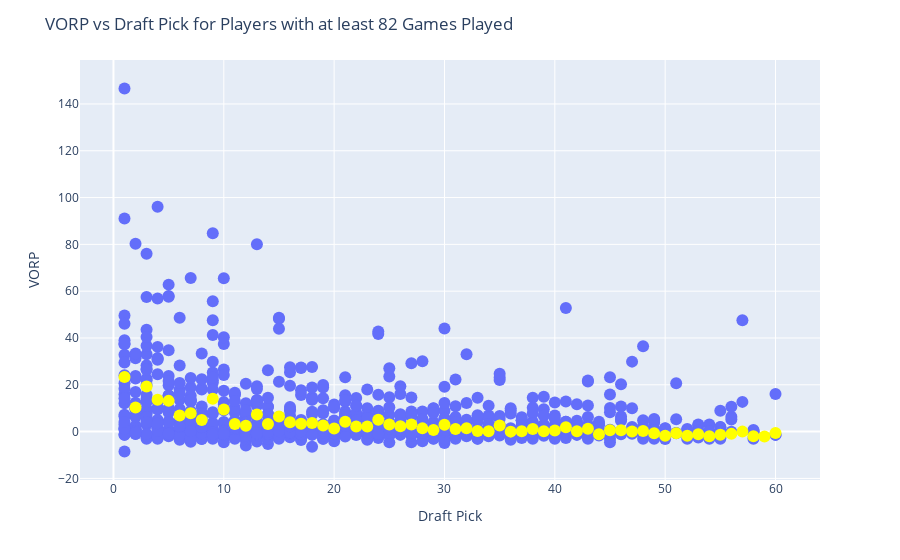

The cell this chart's notebook holds for it:
### Code cell
# create a combobox widget with all 'Player' values
player_widget_total_scatter = widgets.Combobox(
    placeholder='Choose a Player',
    options=df_career_na_filled['Player'].unique().tolist(),
    description='Player:',
    ensure_option=True,
    disabled=False
)

# create a dropdown widget with all relevant stats
stat_dropdown_total_scatter = widgets.Dropdown(
    options=relevant_stats,
    description='Select Stat:',
    disabled=False,
)

# Define the output area to display the scatter plot
output_total_scatter = widgets.Output()

# Function to update the output area based on the selected stat
def on_value_change_total_scatter(change):
    clear_output()
    output_total_scatter.clear_output()
    selected_stat = stat_dropdown_total_scatter.value
    selected_player = player_widget_total_scatter.value

    display(player_widget_total_scatter)
    display(stat_dropdown_total_scatter)
    with output_total_scatter:
        fig = px.scatter(filtered_df, x='Pk', y=selected_stat, hover_name='Player',
                         hover_data={'Pk': True, selected_stat: True, 'Player': False, f'{selected_stat}_diff': True, f'{selected_stat}_rank': True})
        
        # add a yellow dot for each average in the df_avg dataframe
        fig.add_trace(px.scatter(df_avg, x='Pk', y=selected_stat, hover_name='Pk',
                                 hover_data={'Pk': True, selected_stat: True}, 
                                 color_discrete_sequence=['yellow']).data[0])
        
        if selected_player in filtered_df['Player'].values:
            highlighted_player = filtered_df[filtered_df['Player'] == selected_player]
            fig.add_trace(px.scatter(highlighted_player, x='Pk', y=selected_stat, hover_name='Player',
                                    hover_data={'Pk': True, selected_stat: True, 'Player': False, f'{selected_stat}_diff': True, f'{selected_stat}_rank': True},
                                    color_discrete_sequence=['red']).data[0])
        fig.update_traces(marker=dict(size=12), showlegend=False)
        fig.update_layout(title=f'{selected_stat} vs Draft Pick for Players with at least {min_games} Games Played',
                          xaxis_title='Draft Pick', yaxis_title=selected_stat)
        fig.show()
    
# Observe changes in the value of the dropdown and call the function
stat_dropdown_total_scatter.observe(on_value_change_total_scatter, names='value')
player_widget_total_scatter.observe(on_value_change_total_scatter, names='value')

# Display the dropdown and the output area
display(player_widget_total_scatter)
display(stat_dropdown_total_scatter)
display(output_total_scatter)

### Figure 1 — Plotly figure (JSON) as saved in the notebook; plotly's stock layout.template omitted (floating-point values rounded to 4 significant figures; data arrays with more than 128 entries replaced by an {"elided": "..."} marker saying what was removed)
{"data": [{"customdata": {"elided": "998x3 mixed values"}, "hovertemplate": "<b>%{hovertext}</b><br><br>Pk=%{x}<br>VORP=%{y}<br>VORP_diff=%{customdata[1]}<br>VORP_rank=%{customdata[2]}<extra></extra>", "hovertext": {"elided": "998 str values"}, "legendgroup": "", "marker": {"color": "#636efa", "size": 12, "symbol": "circle"}, "mode": "markers", "name": "", "orientation": "v", "showlegend": false, "type": "scatter", "x": {"elided": "998 int values"}, "xaxis": "x", "y": {"elided": "998 float values"}, "yaxis": "y"}, {"hovertemplate": "<b>%{hovertext}</b><br><br>Pk=%{x}<br>VORP=%{y}<extra></extra>", "hovertext": [1, 2, 3, 4, 5, 6, 7, 8, 9, 10, 11, 12, 13, 14, 15, 16, 17, 18, 19, 20, 21, 22, 23, 24, 25, 26, 27, 28, 29, 30, 31, 32, 33, 34, 35, 36, 37, 38, 39, 40, 41, 42, 43, 44, 45, 46, 47, 48, 49, 50, 51, 52, 53, 54, 55, 56, 57, 58, 59, 60], "legendgroup": "", "marker": {"color": "yellow", "size": 12, "symbol": "circle"}, "mode": "markers", "name": "", "orientation": "v", "showlegend": false, "type": "scatter", "x": [1, 2, 3, 4, 5, 6, 7, 8, 9, 10, 11, 12, 13, 14, 15, 16, 17, 18, 19, 20, 21, 22, 23, 24, 25, 26, 27, 28, 29, 30, 31, 32, 33, 34, 35, 36, 37, 38, 39, 40, 41, 42, 43, 44, 45, 46, 47, 48, 49, 50, 51, 52, 53, 54, 55, 56, 57, 58, 59, 60], "xaxis": "x", "y": [23.29, 10.31, 19.26, 13.61, 13.13, 6.881, 7.863, 4.967, 14.08, 9.422, 3.241, 2.511, 7.352, 3.204, 6.478, 3.985, 3.344, 3.719, 2.622, 1.307, 4.259, 2.207, 2.152, 5.093, 3.037, 2.256, 3.03, 1.381, 0.6375, 2.919, 1.104, 1.456, 0.237, 0.2, 2.604, -0.01111, 0.1593, 1.137, 0.1556, 0.4481, 1.837, 0.1704, 1.252, -1.133, 0.6111, 0.5741, 0.07778, 0.3074, -0.663, -1.726, -0.6704, -1.8, -1.156, -2.03, -1.352, -0.9667, -0.007407, -1.967, -2.111, -0.5765], "yaxis": "y"}], "layout": {"legend": {"tracegroupgap": 0}, "margin": {"t": 60}, "title": {"text": "VORP vs Draft Pick for Players with at least 82 Games Played"}, "xaxis": {"anchor": "y", "domain": [0, 1], "title": {"text": "Draft Pick"}}, "yaxis": {"anchor": "x", "domain": [0, 1], "title": {"text": "VORP"}}}}
